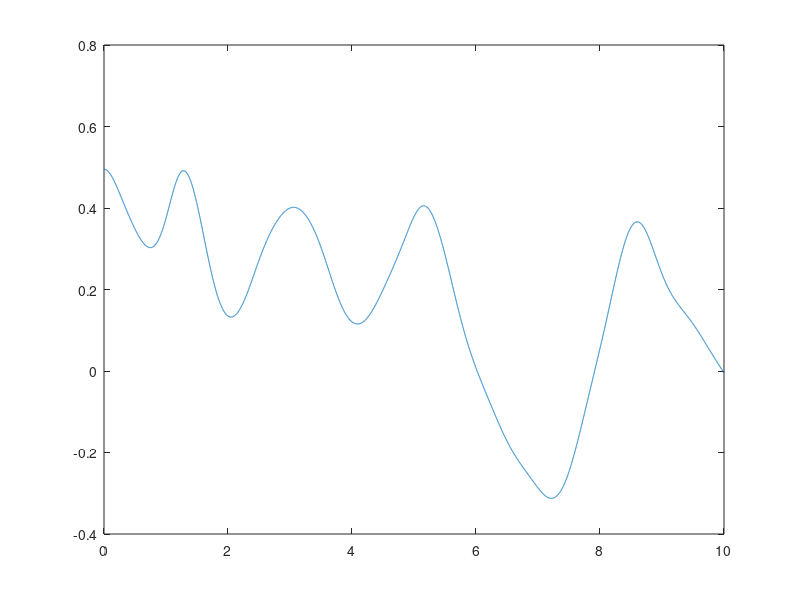

MATLAB code to generate this figure:
clear;
clc;
format long
tic;

%% parameter

L = 200;
% k = -pi/2 + 2*pi/L:2*pi/L:pi/2;
k = -1/2 + 2/L:2/L:1/2; % *pi
% k = 2/L:2/L:1;
U = 0;
VV0 = 10;
VV = 3;
delta = 0.8;
E_k = -2*cospi(k');
nk = length(E_k);
step = 1000;
tol = 1e-5;
omega = 1;

dt = 1e-3;
M = 1;
T_max = 10;
T = 0:M*dt:T_max;
nt = length(T);
nt_real = round(T_max / dt) + 1;

%% calculate GS

phi0_2 = zeros(4,nk);
phi0_2(1,:) = 1/sqrt(2);
phi0_2(2,:) = 1/sqrt(2);

m0 = zeros(step,1);
m0(1) = phi0_2(1,:)*phi0_2(2,:)'/L;


for i = 2:step
    b = -2*m0(i-1)*VV0;
    for j = 1:nk
        a = E_k(j);
        % spin number = 2
        H2 = [2*a+U/2 b b 0;
            b -U/2 0 b;
            b 0 -U/2 b;
            0 b b -2*a+U/2];
        [V2,D2] = eig(H2);
        e2 = diag(D2);
        phi0_2(:,j) = V2(:,1);
    end
    m0(i) = ((phi0_2(1,:)+phi0_2(4,:))*(phi0_2(2,:)+phi0_2(3,:))')/L;
    if abs(m0(i) - m0(i-1)) < tol
        break;
    end
end

%% quench time evolution

phi_2 = phi0_2;
m = zeros(nt,1);
m(1) = m0(i);
m_it = m(1);

count = 2;
t_it = 0;
for i = 2:nt_real
    VV_it = VV + delta*cos(2*pi*omega*t_it);
    t_it = t_it + dt;
    b = -2*m_it*VV_it;
    for j = 1:nk
        a = E_k(j);
        % spin number = 2
        H2 = [2*a+U/2 b b 0;
            b -U/2 0 b;
            b 0 -U/2 b;
            0 b b -2*a+U/2];
        [V2,D2] = eig(H2);
        e2 = diag(D2);
        trans = V2'*phi_2(:,j);
        phi_2(:,j) = V2*(exp(-1i*e2*dt).*trans);
    end
    m_it = real((phi_2(1,:)+phi_2(4,:))*(phi_2(2,:)+phi_2(3,:))')/L;
    if mod(i-1,M) == 0
        m(count) = m_it;
        count = count + 1;
    end
end

figure;
plot(T,m)

toc;